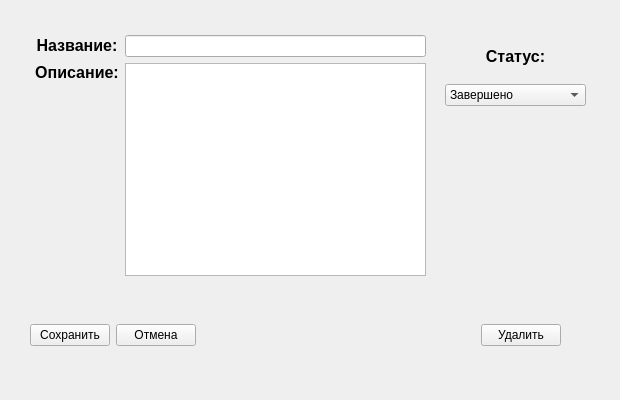
<?xml version="1.0" encoding="UTF-8"?>
<ui version="4.0">
 <class>Form</class>
 <widget class="QWidget" name="Form">
  <property name="geometry">
   <rect>
    <x>0</x>
    <y>0</y>
    <width>620</width>
    <height>400</height>
   </rect>
  </property>
  <property name="windowTitle">
   <string>Задача</string>
  </property>
  <widget class="QWidget" name="gridLayoutWidget">
   <property name="geometry">
    <rect>
     <x>30</x>
     <y>30</y>
     <width>401</width>
     <height>251</height>
    </rect>
   </property>
   <layout class="QGridLayout" name="gridLayout">
    <property name="leftMargin">
     <number>5</number>
    </property>
    <property name="topMargin">
     <number>5</number>
    </property>
    <property name="rightMargin">
     <number>5</number>
    </property>
    <property name="bottomMargin">
     <number>5</number>
    </property>
    <item row="1" column="1">
     <widget class="QTextEdit" name="descEdit"/>
    </item>
    <item row="1" column="0">
     <widget class="QLabel" name="descLabel">
      <property name="text">
       <string>&lt;html&gt;&lt;head/&gt;&lt;body&gt;&lt;p&gt;&lt;span style=&quot; font-size:12pt; font-weight:600;&quot;&gt;Описание:&lt;/span&gt;&lt;/p&gt;&lt;/body&gt;&lt;/html&gt;</string>
      </property>
      <property name="alignment">
       <set>Qt::AlignHCenter|Qt::AlignTop</set>
      </property>
     </widget>
    </item>
    <item row="0" column="1">
     <widget class="QLineEdit" name="titleEdit"/>
    </item>
    <item row="0" column="0">
     <widget class="QLabel" name="titleLabel">
      <property name="text">
       <string>&lt;html&gt;&lt;head/&gt;&lt;body&gt;&lt;p&gt;&lt;span style=&quot; font-size:12pt; font-weight:600;&quot;&gt;Название:&lt;/span&gt;&lt;/p&gt;&lt;/body&gt;&lt;/html&gt;</string>
      </property>
      <property name="alignment">
       <set>Qt::AlignCenter</set>
      </property>
     </widget>
    </item>
   </layout>
  </widget>
  <widget class="QWidget" name="gridLayoutWidget_2">
   <property name="geometry">
    <rect>
     <x>440</x>
     <y>30</y>
     <width>151</width>
     <height>81</height>
    </rect>
   </property>
   <layout class="QGridLayout" name="gridLayout_2">
    <property name="leftMargin">
     <number>5</number>
    </property>
    <property name="topMargin">
     <number>5</number>
    </property>
    <property name="rightMargin">
     <number>5</number>
    </property>
    <property name="bottomMargin">
     <number>5</number>
    </property>
    <item row="0" column="0">
     <widget class="QLabel" name="statusLabel">
      <property name="text">
       <string>&lt;html&gt;&lt;head/&gt;&lt;body&gt;&lt;p&gt;&lt;span style=&quot; font-size:12pt; font-weight:600;&quot;&gt;Статус:&lt;/span&gt;&lt;/p&gt;&lt;/body&gt;&lt;/html&gt;</string>
      </property>
      <property name="alignment">
       <set>Qt::AlignCenter</set>
      </property>
     </widget>
    </item>
    <item row="1" column="0">
     <widget class="QComboBox" name="statusParameter">
      <item>
       <property name="text">
        <string>Завершено</string>
       </property>
      </item>
      <item>
       <property name="text">
        <string>В процессе</string>
       </property>
      </item>
      <item>
       <property name="text">
        <string>Отменено</string>
       </property>
      </item>
      <item>
       <property name="text">
        <string>Просроченно</string>
       </property>
      </item>
      <item>
       <property name="text">
        <string>Не указан</string>
       </property>
      </item>
     </widget>
    </item>
   </layout>
  </widget>
  <widget class="QWidget" name="gridLayoutWidget_3">
   <property name="geometry">
    <rect>
     <x>30</x>
     <y>320</y>
     <width>531</width>
     <height>31</height>
    </rect>
   </property>
   <layout class="QGridLayout" name="gridLayout_3">
    <item row="0" column="3">
     <widget class="QPushButton" name="delTaskBtn">
      <property name="text">
       <string>Удалить</string>
      </property>
     </widget>
    </item>
    <item row="0" column="0">
     <widget class="QPushButton" name="saveBtn">
      <property name="text">
       <string>Сохранить</string>
      </property>
     </widget>
    </item>
    <item row="0" column="1">
     <widget class="QPushButton" name="cancelBtn">
      <property name="text">
       <string>Отмена</string>
      </property>
     </widget>
    </item>
    <item row="0" column="2">
     <spacer name="horizontalSpacer">
      <property name="orientation">
       <enum>Qt::Horizontal</enum>
      </property>
      <property name="sizeHint" stdset="0">
       <size>
        <width>40</width>
        <height>20</height>
       </size>
      </property>
     </spacer>
    </item>
   </layout>
  </widget>
 </widget>
 <resources/>
 <connections/>
</ui>
